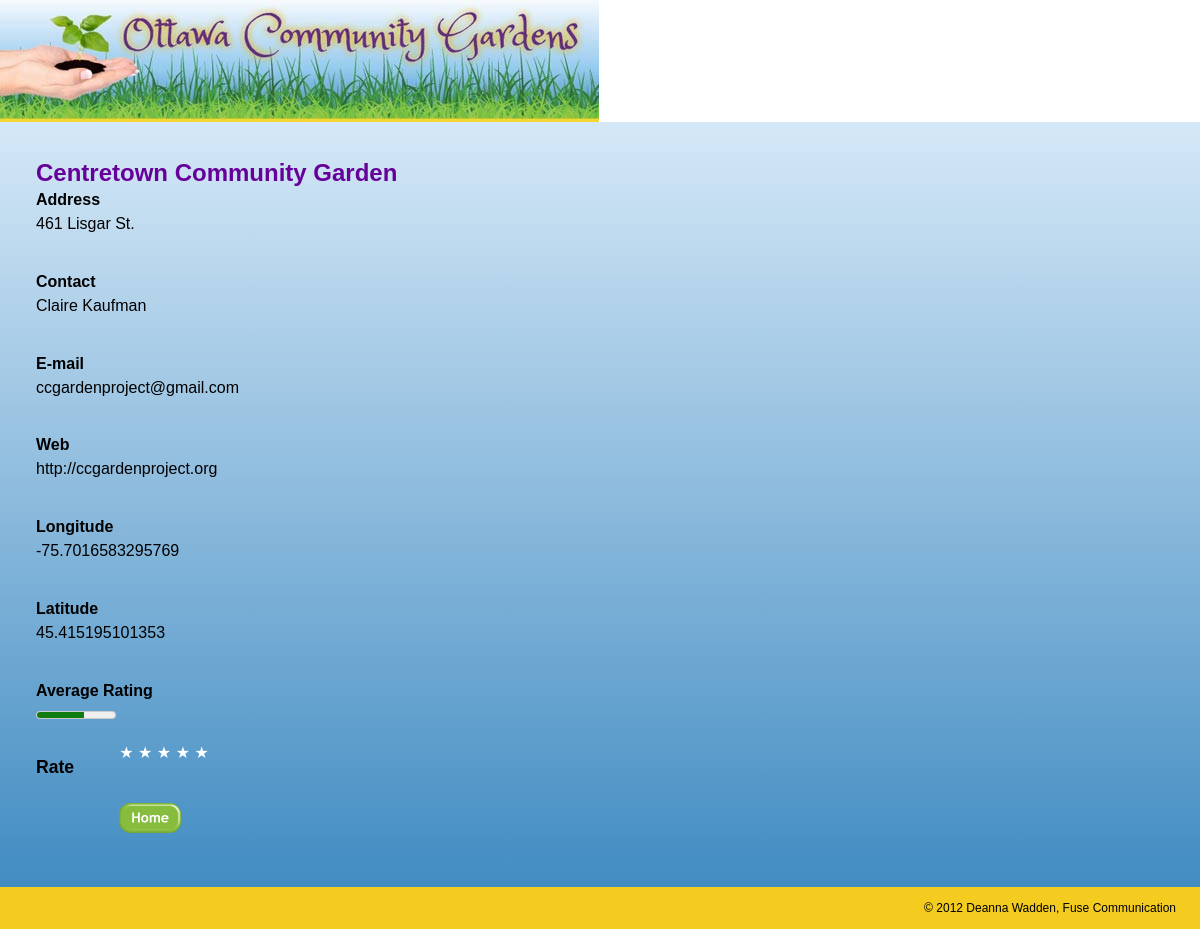
Page /single.php?id=4 on the committed database.
### tables this page shows
CREATE TABLE IF NOT EXISTS `garden_locations` (
  `id` int(11) NOT NULL AUTO_INCREMENT,
  `name` varchar(255) NOT NULL,
  `street_address` text NOT NULL,
  `longitude` double NOT NULL,
  `latitude` double NOT NULL,
  `rate_count` int(11) NOT NULL,
  `rate_total` int(11) NOT NULL,
  `contact` varchar(80) NOT NULL,
  `email` varchar(50) NOT NULL,
  `url` varchar(50) NOT NULL,
  PRIMARY KEY (`id`)
);

### single.php (the view, shortened to what this page needs)
<?php
$id = filter_input(INPUT_GET, 'id', FILTER_SANITIZE_NUMBER_INT);
require_once 'includes/db.php';
$sql = $db->prepare('
	SELECT id, name, street_address, contact, email, url, longitude, latitude,  rate_count, rate_total
	FROM garden_locations
	WHERE id = :id
');
$sql->bindValue(':id', $id, PDO::PARAM_INT);
$sql->execute();
$garden = $sql->fetch();
if ($garden['rate_count'] > 0) {
	$rating = round($garden['rate_total'] / $garden['rate_count']);
} else {
	$rating = 0;
}
$cookie = get_rate_cookie();
include_once 'includes/wrapper-top.php';
?>
<div id="single-info">
	<h1><?php echo $garden['name']; ?></h1>
	<dl>
		<dt>Address</dt><dd><?php echo $garden['street_address']; ?></dd>
		<dt>Contact</dt><dd><?php echo $garden['contact']; ?></dd>
		<dt>E-mail</dt><dd><?php echo $garden['email']; ?></dd>
		<dt>Web</dt><dd><?php echo $garden['url']; ?></dd>
		<dt>Longitude</dt><dd><?php echo $garden['longitude']; ?></dd>
		<dt>Latitude</dt><dd><?php echo $garden['latitude']; ?></dd>
		<dt>Average Rating</dt><dd><meter value="<?php echo $rating; ?>" min="0" max="5"><?php echo $rating; ?> stars out of 5</meter></dd>
	</dl>
	<?php if (isset($cookie[$id])) : ?>
	<h2>Your rating</h2>
	<ol class="rater rater-usable clearfix">
		<?php for ($i = 1; $i <= 5; $i++) : ?>
			<?php $class = ($i <= $cookie[$id]) ? 'is-rated' : ''; ?>
			<li class="rater-level <?php echo $class; ?>">★</li>
		<?php endfor; ?>
	</ol>
	<?php else : ?>
	<h2>Rate</h2>
	<ol class="rater rater-usable clearfix">
		<?php for ($i = 1; $i <= 5; $i++) : ?>
		<li class="rater-level"><a href="rate.php?id=<?php echo $garden['id']; ?>&rate=<?php echo $i; ?>">★</a></li>
		<?php endfor; ?>
	</ol>
	<?php endif; ?>
	<div>
		<a class="home" href="index.php">Home</a>
	</div>
</div>
<?php
include_once 'includes/wrapper-bottom.php';
?>

### css/public.css (style rules this page uses)
html { margin: 0; padding:0; }
body { margin: 0; padding:0; min-width: 320 px; font: normal 100%/1.5 "Trebuchet MS", Arial, Helvetica, sans-serif; }
#single-info { margin: 0; padding: 3%; width: 94%; background: #d5e8f7; background: -moz-linear-gradient(top, #d5e8f7 0%, #418cc2 100%); background: -webkit-gradient(linear, left top, left bottom, color-stop(0%,#d5e8f7), color-stop(100%,#418cc2)); background: -webkit-linear-gradient(top, #d5e8f7 0%,#418cc2 100%); background: -o-linear-gradient(top, #d5e8f7 0%,#418cc2 100%); background: -ms-linear-gradient(top, #d5e8f7 0%,#418cc2 100%); background: linear-gradient(top, #d5e8f7 0%,#418cc2 100%); filter: progid:DXImageTransform.Microsoft.gradient( startColorstr='#d5e8f7', endColorstr='#418cc2',GradientType=0 ); }
#single-info h1 { margin-top: 2%; padding: 0; color: #660099; font: bold 1.1em/1.25 "Trebuchet MS", Arial, Helvetica, sans-serif; }
#single-info h2 { margin: 0; padding: 2% 4% 0 0; display: inline; float: left; font: bold 1.1em/1.25 "Trebuchet MS", Arial, Helvetica, sans-serif; }
#single-info ol { margin: 0; padding: 0; display: inline; }
dl { margin: 0; padding: 0; display: inline-block; width: 100%; }
dt { margin: 0; padding-top: 3%; clear: both; width: 100%; display: block; float: left; font: bold .9em/1.1 "Trebuchet MS", Arial, Helvetica, sans-serif; }
dt:first-child { padding-top: 0; }
dd { margin: 0; padding: 0; clear: right; display: inline; float: left; font-size: .9em; }
.home { margin: 4% 0 1% 0; padding: 10; display: inline-block; width: 62px; height: 30px; background: url("../images/home-btn.png") no-repeat left bottom; border: 0; overflow: hidden; text-indent: -999em; }
ol.rater { margin: 0; padding: 0; display: inline; list-style-type: none; }
.rater { display: inline-block; margin: 0; padding: 0; vertical-align: middle; list-style-type: none; line-height: 1; }
.rater-level { display: inline; color: #fff; }
.rater-level a, .rater-level a:link, .rater-level a:visited { color: #fff; line-height: .75; text-decoration: none; vertical-align: bottom; }
@media screen and (min-width: 600px) { #single-info h1 { margin-top: 0; } }
@media screen and (min-width: 600px) { dt { margin: 0; padding-top: 3%; display: inline; font: bold 1em/1.5 "Trebuchet MS", Arial, Helvetica, sans-serif; } }
@media screen and (min-width: 600px) { dt:first-child { padding-top: 0; } }
@media screen and (min-width: 600px) { dd { margin: 0; padding: 0; display: inline; float: left; font-size: 1em; } }
@media screen and (min-width: 1000px) { ol.rater { margin: 0; padding: 0; display: inline; list-style-type: none; } }
@media screen and (min-width: 1000px) { .rater { display: inline-block; margin: 0; padding: 0; vertical-align: middle; list-style-type: none; line-height: 1; } }
@media screen and (min-width: 1000px) { .rater-level { display: inline; color: #fff; } }
@media screen and (min-width: 1000px) { .rater-level a, .rater-level a:link, .rater-level a:visited { color: #fff; line-height: .75; text-decoration: none; vertical-align: bottom; } }
@media screen and (min-width: 1000px) { #single-info { margin: 0; padding: 3%; width: 94%; background: #d5e8f7; background: -moz-linear-gradient(top, #d5e8f7 0%, #418cc2 100%); background: -webkit-gradient(linear, left top, left bottom, color-stop(0%,#d5e8f7), color-stop(100%,#418cc2)); background: -webkit-linear-gradient(top, #d5e8f7 0%,#418cc2 100%); background: -o-linear-gradient(top, #d5e8f7 0%,#418cc2 100%); background: -ms-linear-gradient(top, #d5e8f7 0%,#418cc2 100%); background: linear-gradient(top, #d5e8f7 0%,#418cc2 100%); filter: progid:DXImageTransform.Microsoft.gradient( startColorstr='#d5e8f7', endColorstr='#418cc2',GradientType=0 ); } }
@media screen and (min-width: 1000px) { #single-info h1 { margin: 0; padding: 0; color: #660099; font: bold 1.5em/1.25 "Trebuchet MS", Arial, Helvetica, sans-serif; } }
@media screen and (min-width: 1000px) { .clearfix:after { clear: both; } }
@media screen and (min-width: 1000px) { .clearfix { *zoom: 1; } }

### rows in the picture
garden_locations: name "Centretown Community Garden", street_address "461 Lisgar St.", contact "Claire Kaufman", email "ccgardenproject@gmail.com", url "http://ccgardenproject.org", longitude "-75.7016583295769", latitude "45.415195101353"
